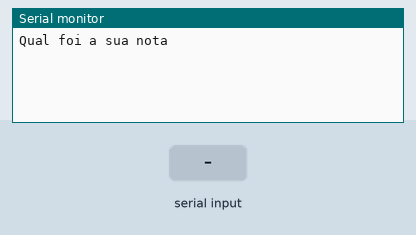
Recording of a sketch running on a simulated Arduino Uno, built with avr-gcc and run on an emulated ATmega328P. Shown: the last lines printed to the serial monitor. The inputs (shaded band) are chosen by the test bench.

Above: at 1.2 s.
1.3 s: "90,45\n" received over Serial
At 2.5 s:
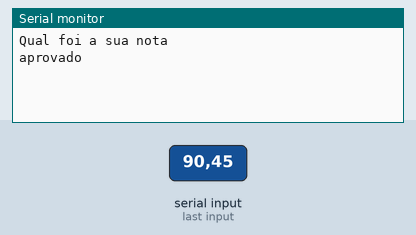
At 6.5 s:
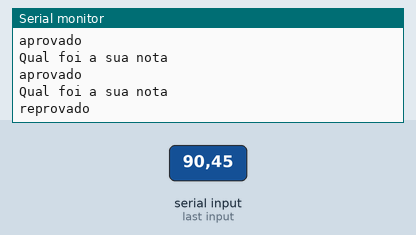

Measured:
- after the input at 1.3 s, the serial monitor: prints a new line at once (image 1)

The sketch:

exercicios_30_044.ino
```cpp
// C++ code
//
int nota = 0;
void setup()
{
 Serial.begin(9600);
}

void loop()
{
  Serial.println("Qual foi a sua nota");
  while ( ! Serial.available() );
nota = Serial.parseInt();

  if (nota >= 6 ){ //se retornar vedadeiro - losango sim
 Serial.println("aprovado");
 Serial.println();
  }
 else{ // falso - losango não
  Serial.println("reprovado");
  Serial.println();
 }

 delay(1500);


}
```
